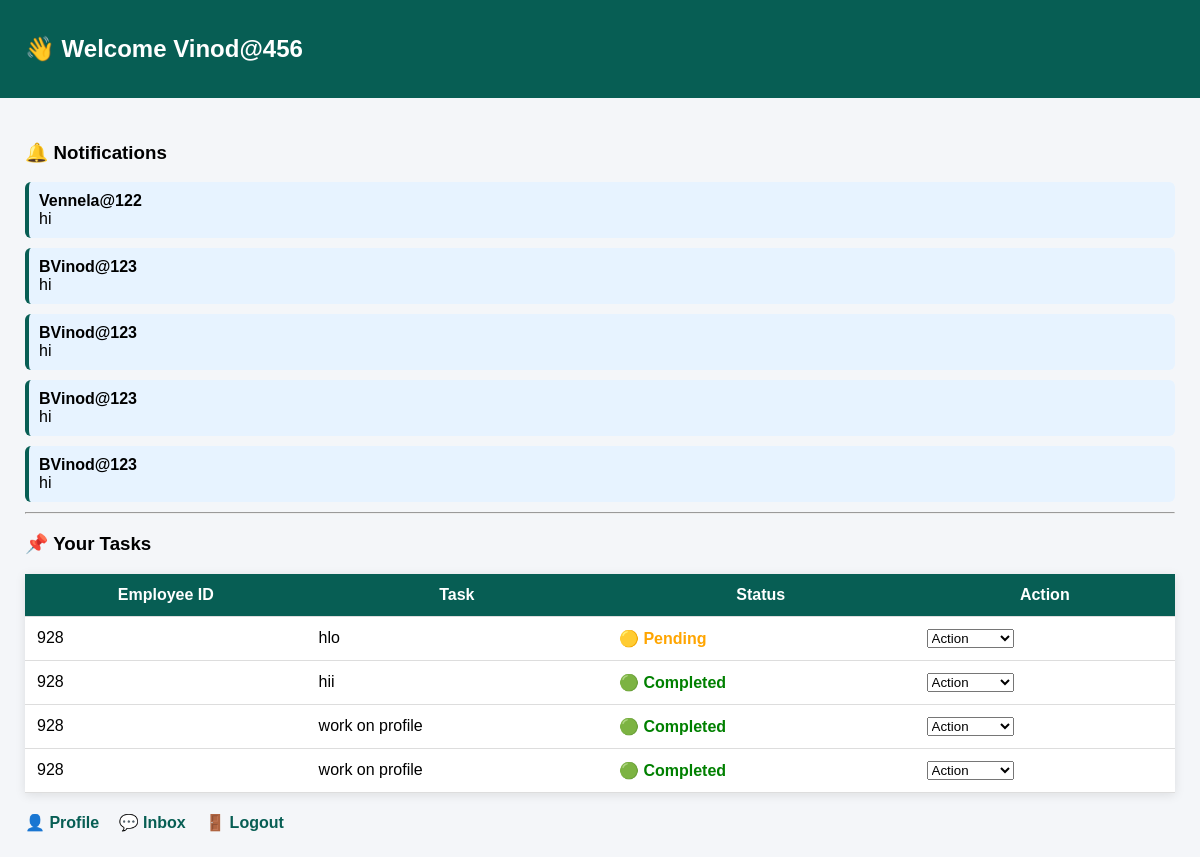
The app's page / (signed in), older data.
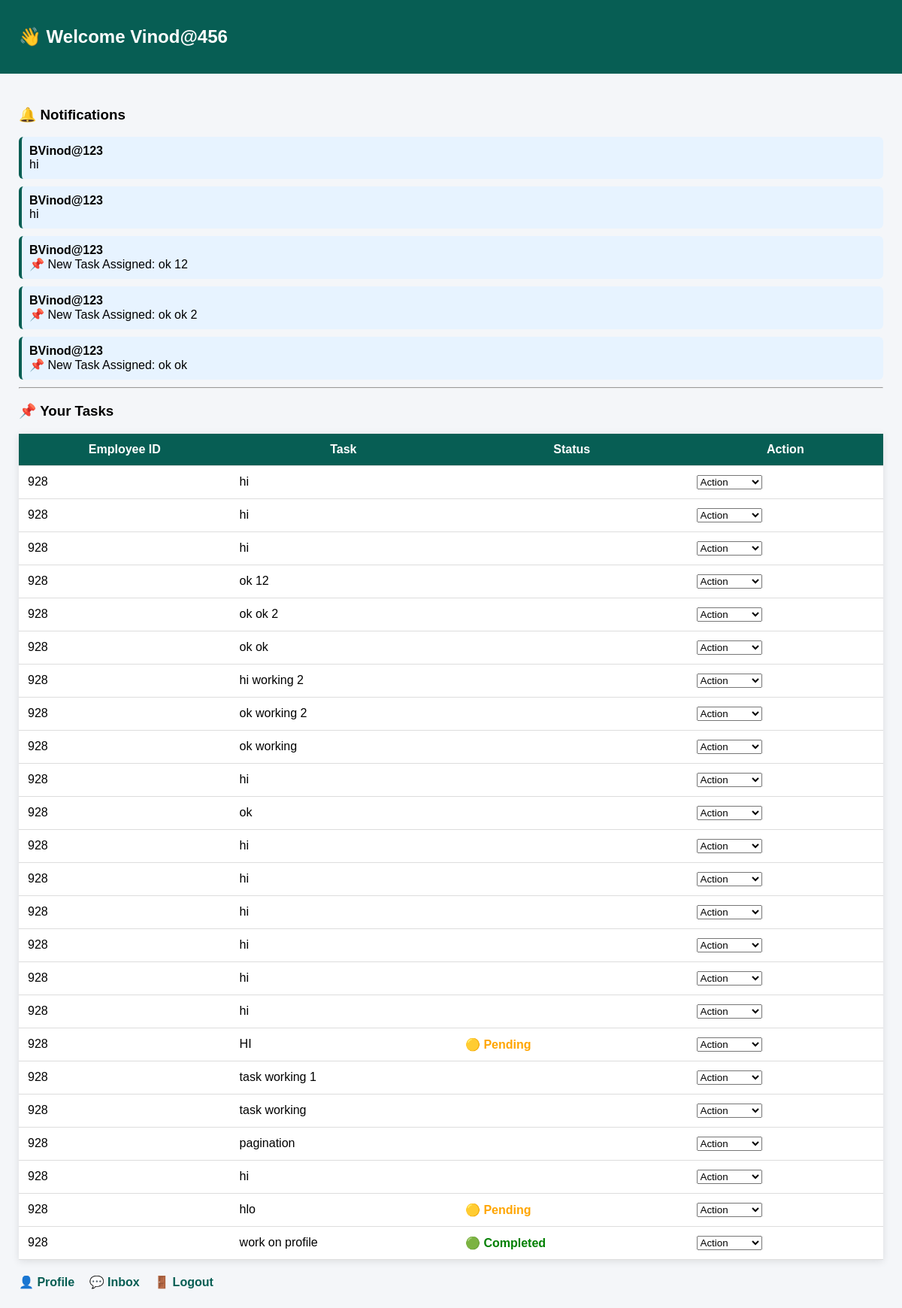
The same page, newer data.
### myapp/models.py (models this page shows, shortened)
class Notification(models.Model):
    sender = models.ForeignKey(User, on_delete=models.CASCADE, related_name="sent_messages", blank=True, null=True)
    reciver = models.ForeignKey(User, on_delete=models.CASCADE, related_name="received_messages", null=True, blank=True)
    content = models.CharField(max_length=200)
    created_at = models.DateTimeField(auto_now_add=True)

class Task_assign(models.Model):
    manager = models.ForeignKey(User, on_delete=models.CASCADE, related_name="manager_tasks")
    user = models.ForeignKey(User, on_delete=models.CASCADE, related_name="employee_tasks")
    task = models.CharField(max_length=100)
    STATUS_CHOICES = [
        ('pending', 'Pending'),
        ('todo', 'Todo'),
        ('completed', 'Completed'),
    ]
    status = models.CharField(max_length=20, choices=STATUS_CHOICES, default='pending')
    created_at = models.DateTimeField(auto_now_add=True)

class Myprofile(models.Model):
    user = models.OneToOneField(User, on_delete=models.CASCADE)
    phone = models.CharField(max_length=15)
    department = models.CharField(max_length=100)
    employe_id = models.CharField(max_length=100)

### myapp/views.py (the view)
# urls.py: path('', views.home, name='home'),
@login_required
def home(request):
    if request.user.is_staff:
        return redirect('manager_profile')
    task = Task_assign.objects.filter(user=request.user).order_by('-id')
    notifications = Notification.objects.filter(
        reciver=request.user
    ).order_by('-id')[:5]   # latest 10
    return render(request, 'myapp/home.html', {
        'task': task,
        'notifications': notifications
    })

### templates/myapp/home.html (shortened to what this page needs)
<!DOCTYPE html>
<html>
<head>
</head>
<body>
<div class="topbar">
    <h2>👋 Welcome {{ request.user.username }}</h2>
</div>
<div class="container">
    <h3>🔔 Notifications</h3>
    {% for n in notifications %}
        <div class="notification">
            <b>{{ n.sender.username }}</b><br>
            {{ n.content }}
        </div>
    {% empty %}
        <p>No notifications</p>
    {% endfor %}
    <hr>
    <h3>📌 Your Tasks</h3>
    {% if task %}
    <table>
        <tr>
            <th>Employee ID</th>
            <th>Task</th>
            <th>Status</th>
            <th>Action</th>
        </tr>
        {% for t in task %}
        <tr>
            <td>
                {% if t.user.myprofile %}
                    {{ t.user.myprofile.employe_id }}
                {% else %}
                    Not set
                {% endif %}
            </td>
            <td>{{ t.task }}</td>
            <td>
                {% if t.status == "pending" %}
                    <span class="pending">🟡 Pending</span>
                {% elif t.status == "todo" %}
                    <span class="todo">🔵 Todo</span>
                {% elif t.status == "completed" %}
                    <span class="completed">🟢 Completed</span>
                {% endif %}
            </td>
            <td>
                <form method="post" action="{% url 'edit_task' t.id %}">
                    <select name="status" onchange="this.form.submit()">
                        <option disabled selected>Action</option>
                    </select>
                </form>
            </td>
        </tr>
        {% endfor %}
    </table>
    {% else %}
        <p>No tasks assigned.</p>
    {% endif %}
    <div class="links">
        <a href="{% url 'myprofile' %}">👤 Profile</a>
        <a href="{% url 'inbox' %}">💬 Inbox</a>
        <a href="{% url 'logout' %}">🚪 Logout</a>
    </div>
</div>
</body>
</html>

Row changes from the older to the newer data that the page shows:
no longer on this page (row unchanged): Notification: sender.username "Vennela@122", content "hi"
no longer on this page (row unchanged): Notification: sender.username "BVinod@123", content "hi"
no longer on this page (row unchanged): Notification: sender.username "BVinod@123", content "hi"
removed Task_assign: user.myprofile.employe_id "928", task "hii", status "🟢 Completed"
removed Task_assign: user.myprofile.employe_id "928", task "work on profile", status "🟢 Completed"
added Notification: sender.username "BVinod@123", content "📌 New Task Assigned: ok 12"
added Notification: sender.username "BVinod@123", content "📌 New Task Assigned: ok ok 2"
added Notification: sender.username "BVinod@123", content "📌 New Task Assigned: ok ok"
added Task_assign: user.myprofile.employe_id "928", task "hi"
added Task_assign: user.myprofile.employe_id "928", task "hi"
added Task_assign: user.myprofile.employe_id "928", task "hi"
added Task_assign: user.myprofile.employe_id "928", task "ok 12"
added Task_assign: user.myprofile.employe_id "928", task "ok ok 2"
added Task_assign: user.myprofile.employe_id "928", task "ok ok"
added Task_assign: user.myprofile.employe_id "928", task "hi working 2"
added Task_assign: user.myprofile.employe_id "928", task "ok working 2"
added Task_assign: user.myprofile.employe_id "928", task "ok working"
added Task_assign: user.myprofile.employe_id "928", task "hi"
added Task_assign: user.myprofile.employe_id "928", task "ok"
added Task_assign: user.myprofile.employe_id "928", task "hi"
added Task_assign: user.myprofile.employe_id "928", task "hi"
added Task_assign: user.myprofile.employe_id "928", task "hi"
added Task_assign: user.myprofile.employe_id "928", task "hi"
added Task_assign: user.myprofile.employe_id "928", task "hi"
added Task_assign: user.myprofile.employe_id "928", task "hi"
added Task_assign: user.myprofile.employe_id "928", task "HI", status "🟡 Pending"
added Task_assign: user.myprofile.employe_id "928", task "task working 1"
added Task_assign: user.myprofile.employe_id "928", task "task working"
added Task_assign: user.myprofile.employe_id "928", task "pagination"
added Task_assign: user.myprofile.employe_id "928", task "hi"
